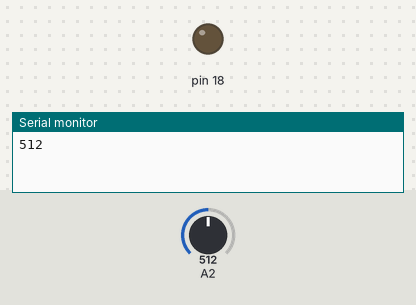
A sketch run on a simulated Arduino Uno, built with avr-gcc and run on an emulated ATmega328P. Shown: output pins drawn as LEDs (lit = HIGH), the last lines printed to the serial monitor. Inputs (shaded band) come from the test bench; at power-on: A2 = 512.

Above: at 0.1 s.
At 1.1 s:
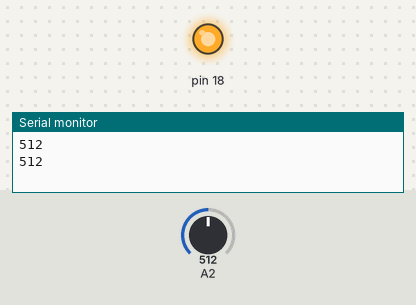
Timing chart, 0 to 2.6 s (numbered marks = the images above):
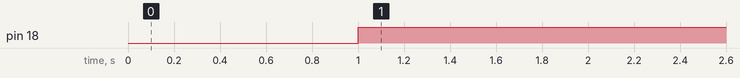

Measured:
- by itself, pin 18: LOW → HIGH at 1.0 s

The sketch:

PhotoresistorLed.ino
```cpp
void setup() {
  Serial.begin(115200);
  pinMode(18, OUTPUT);
}

void loop() {
  int value = analogRead(2);
  Serial.println(value);
  delay(1000);

  if (value <= 3000) {
    digitalWrite(18, 1);
  } else {
    digitalWrite(18, 0);
  }
}
```
